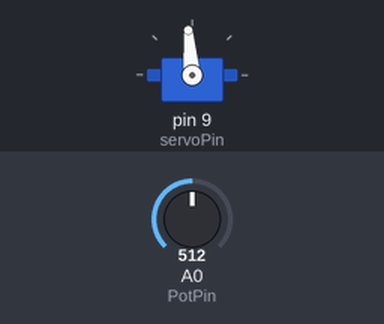
The sketch below on a simulated Arduino Uno, built with avr-gcc and run on an emulated ATmega328P. Parts: servo. The inputs (shaded band) are chosen by the test bench; at power-on: A0 (PotPin) = 512.

Above: at 1.2 s.
1.3 s: A0 (PotPin) set to 716
At 2.3 s:
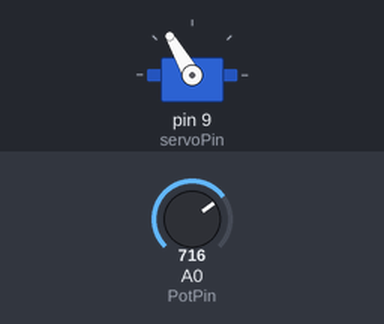
2.8 s: A0 (PotPin) set to 900
At 4.0 s:
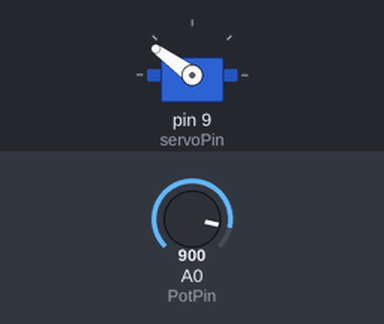
4.3 s: A0 (PotPin) set to 1023
At 4.6 s:
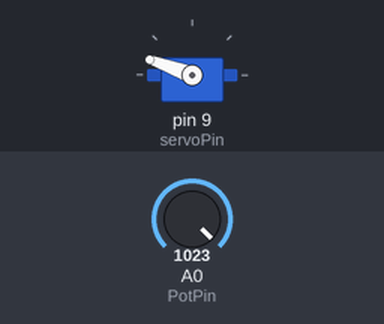
5.8 s: A0 (PotPin) set to 306
At 6.6 s:
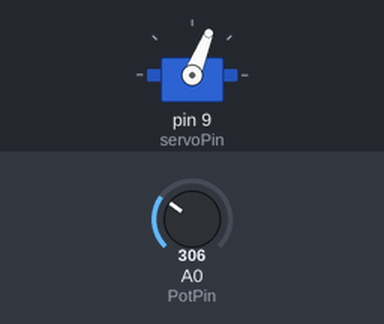
7.3 s: A0 (PotPin) set to 122
At 8.2 s:
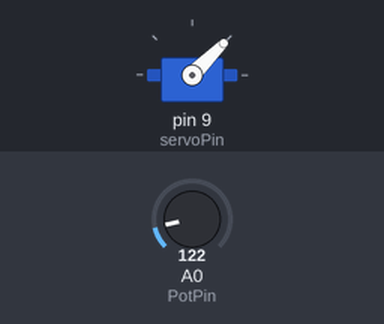
Timing chart, 0 to 9.8 s (numbered marks = the images above; inputs shaded):
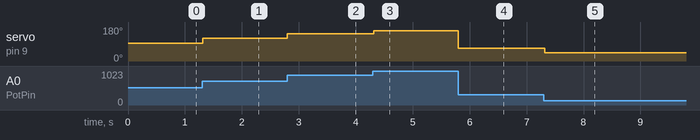

Measured:
- after the input at 1.3 s, servo on pin 9 (servoPin): 95° → 120° at once
- after the input at 2.8 s, servo on pin 9 (servoPin): 120° → 144° at once
- after the input at 4.3 s, servo on pin 9 (servoPin): 144° → 160° at once
- after the input at 5.8 s, servo on pin 9 (servoPin): 160° → 68° at once
- after the input at 7.3 s, servo on pin 9 (servoPin): 68° → 45° at once

The sketch:

Servo_Control_With_Pot.ino
```cpp
#include <Servo.h>        //Load the servo library, no ; needed to load libraries.

int pos = 0;              //Declare and initialize the pos variable

int servoPin = 9;         //The pin we will control the servo from
int servoDelay = 25;      //Delay to servo motor so it isn't over-driven

int PotPin = A0;          //Pin to which pot is hooked to
int potReading;           //Variable to which the pot reading will be saved.

Servo myServo;            //assigns the servo libraries to the myServo object

void setup() {

  Serial.begin(115200);
  myServo.attach(servoPin);
  pinMode(PotPin, INPUT);

}

void loop() {

  //The map() function takes a value and its minimum and maximum readings and converts them to another variables min/max
  //map(fromValue, fromMin, fromMAX, toMin, toMax)

  potReading = analogRead(PotPin);
  pos = map(potReading, 0, 1023, 30, 160);    //Read input from potientiometer and map it to outputs in the servos range
  myServo.write(pos);                         //Write pos to servo
  delay(servoDelay);

}
```
